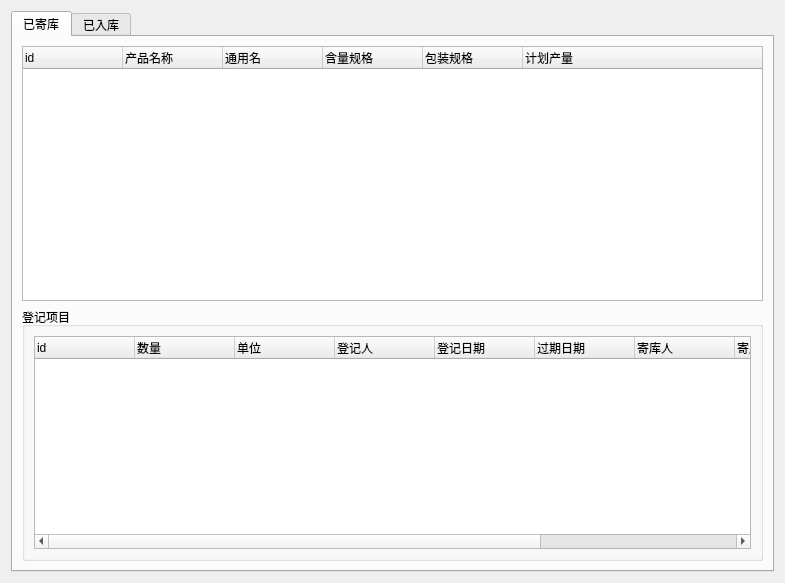
<?xml version="1.0" encoding="UTF-8"?>
<ui version="4.0">
 <class>Form</class>
 <widget class="QWidget" name="Form">
  <property name="geometry">
   <rect>
    <x>0</x>
    <y>0</y>
    <width>785</width>
    <height>583</height>
   </rect>
  </property>
  <property name="windowTitle">
   <string>Form</string>
  </property>
  <layout class="QGridLayout" name="gridLayout">
   <item row="0" column="0">
    <widget class="QTabWidget" name="tabWidget">
     <property name="currentIndex">
      <number>0</number>
     </property>
     <widget class="QWidget" name="tab_0">
      <attribute name="title">
       <string>已寄库</string>
      </attribute>
      <layout class="QGridLayout" name="gridLayout_2">
       <item row="0" column="0">
        <widget class="QTreeWidget" name="treeWidget_prodlist">
         <property name="contextMenuPolicy">
          <enum>Qt::CustomContextMenu</enum>
         </property>
         <property name="selectionMode">
          <enum>QAbstractItemView::ExtendedSelection</enum>
         </property>
         <column>
          <property name="text">
           <string>id</string>
          </property>
         </column>
         <column>
          <property name="text">
           <string>产品名称</string>
          </property>
         </column>
         <column>
          <property name="text">
           <string>通用名</string>
          </property>
         </column>
         <column>
          <property name="text">
           <string>含量规格</string>
          </property>
         </column>
         <column>
          <property name="text">
           <string>包装规格</string>
          </property>
         </column>
         <column>
          <property name="text">
           <string>计划产量</string>
          </property>
         </column>
        </widget>
       </item>
       <item row="1" column="0">
        <widget class="QGroupBox" name="groupBox">
         <property name="title">
          <string>登记项目</string>
         </property>
         <layout class="QGridLayout" name="gridLayout_3">
          <item row="0" column="0">
           <widget class="QTreeWidget" name="treeWidget_oddmentlist">
            <property name="contextMenuPolicy">
             <enum>Qt::CustomContextMenu</enum>
            </property>
            <property name="selectionMode">
             <enum>QAbstractItemView::ExtendedSelection</enum>
            </property>
            <column>
             <property name="text">
              <string>id</string>
             </property>
            </column>
            <column>
             <property name="text">
              <string>数量</string>
             </property>
            </column>
            <column>
             <property name="text">
              <string>单位</string>
             </property>
            </column>
            <column>
             <property name="text">
              <string>登记人</string>
             </property>
            </column>
            <column>
             <property name="text">
              <string>登记日期</string>
             </property>
            </column>
            <column>
             <property name="text">
              <string>过期日期</string>
             </property>
            </column>
            <column>
             <property name="text">
              <string>寄库人</string>
             </property>
            </column>
            <column>
             <property name="text">
              <string>寄库日期</string>
             </property>
            </column>
            <column>
             <property name="text">
              <string>接收人</string>
             </property>
            </column>
            <column>
             <property name="text">
              <string>接收日期</string>
             </property>
            </column>
           </widget>
          </item>
         </layout>
        </widget>
       </item>
      </layout>
     </widget>
     <widget class="QWidget" name="tab_1">
      <attribute name="title">
       <string>已入库</string>
      </attribute>
     </widget>
    </widget>
   </item>
  </layout>
 </widget>
 <resources/>
 <connections/>
</ui>
